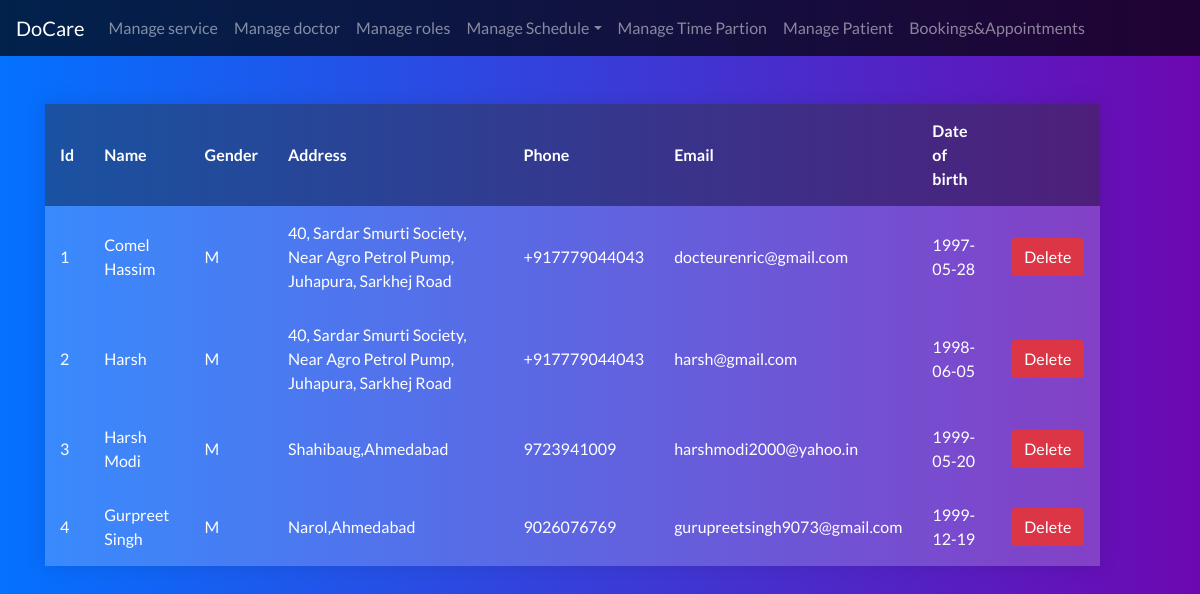
Page /admin/patientManager.php (signed in) on the committed database.
### tables this page shows
CREATE TABLE `patient` (
  `id` int NOT NULL,
  `name` varchar(128) DEFAULT NULL,
  `gender` char(1) DEFAULT NULL,
  `address` text,
  `phone` varchar(15) DEFAULT NULL,
  `date_of_birth` date DEFAULT NULL,
  `email` varchar(128) NOT NULL,
  `username` varchar(256) DEFAULT NULL,
  `password` varchar(256) NOT NULL
);

### includes/autoloader.include.php (called while the page is built, shortened)
<?php
function autoloader($class)
{
$url=$_SERVER['HTTP_HOST'].$_SERVER['REQUEST_URI'];
if(strpos($url,'includes')!==false)
{
	$path='../../classes/';
}
else
{
	$path='../classes/';
	$extension='.class.php';
}
$fullpath = $path.$class.$extension;
}

### classes/dbAccess.class.php (called while the page is built)
<?php
class DbAccess{
	private $host = "localhost";
	private $user = "root";
	private $pwd = "test1234";
	private $dbname = "docare";
	protected function connect()
	{
		try{
		$dsn = 'mysql:host='.$this->host.';dbname='.$this->dbname;
		$pdo = new PDO($dsn,$this->user,$this->pwd);
		$pdo->setAttribute(PDO::ATTR_ERRMODE, PDO::ERRMODE_EXCEPTION);
		$pdo->setAttribute(PDO::ATTR_DEFAULT_FETCH_MODE, PDO::FETCH_ASSOC);
		return $pdo;
		}
		catch(PDOException $e){
			error_log("Database connection error:".$e->getMessage(), 0);
			die("Database connection error:".$e->getMessage());
		}
	}
}

### classes/patient.class.php (called while the page is built, shortened)
<?php
class Patient extends DbAccess{
    private $id,$name,$address,$phone,$date_of_birth,$gender,$email,$password,$username,$table,$pdo;
    public function __construct()
    {
        $this->pdo=$this->connect();
    }
    public function getAll()
    {
        $sql="SELECT * FROM patient ORDER BY id ASC";
        $stmt=$this->pdo->prepare($sql);
        $stmt->execute();
        $result=$stmt->fetchAll();
        if(empty($result))
        {
            return false;
        }else{
            return $result;
        }
    }
}
?>

### admin/patientManager.php (the view, shortened to what this page needs)
<?php
include_once "../includes/autoloader.include.php";
$patient=new Patient();
?>
<!DOCTYPE html>
<html>
<head>
<?
include "header.php";
?>
</head>
<body>
    <div class="container pt-5">
	<table id="serv">
        <thead>
		<th>Id</th><th>Name</th><th>Gender</th><th>Address</th><th>Phone</th><th>Email</th><th>Date of birth</th><th></th>
            </thead>
		<?php
		$patientList=$patient->getAll();
		if($patientList===false)
		{
			echo "No record found!";
		}else{
			foreach ($patientList as $pat) {
			echo "<tr>";
			echo "<td>".$pat['id']."</td>";
			echo "<td>".$pat['name']."</td>";
			echo "<td>".$pat['gender']."</td>";
			echo "<td>".$pat['address']."</td>";
			echo "<td>".$pat['phone']."</td>";
			echo "<td>".$pat['email']."</td>";
			echo "<td>".$pat['date_of_birth']."</td>";
			echo '<td><a href="patientManager.php?delete='.$pat['id'].'"><button type="button" class="btn btn-danger" onclick="return confirm(\'Please confirm deletion\')" >Delete</button></a></td>';
			echo "<tr>";
			}
		}
		 ?>
	</table>
        </div>
</body>
</html>
</html>

### css/admin.css (style rules this page uses)
body { font-family: 'Lato' !important; background: linear-gradient(to right,rgb(4, 113, 255),rgb(109, 8, 177)) !important; box-sizing: border-box !important; color: white; }
*, *:before, *:after { -webkit-box-sizing: border-box; -moz-box-sizing: border-box; box-sizing: border-box; }
table { width: 95%; border-collapse: collapse; overflow: hidden; box-shadow: 0 0 20px rgba(0, 0, 0, 0.1); }
th, td { padding: 15px; background-color: rgba(255, 255, 255, 0.2); color: #fff; }
th { text-align: left; }
thead th { background: rgba(50, 50, 50, 0.45); }
tbody td { position: relative; }

### rows in the picture
patient: id "1", name "Comel Hassim", gender "M", address "40, Sardar Smurti Society, Near Agro Petrol Pump, Juhapura, Sarkhej Road", phone "+917779044043", email "docteurenric@gmail.com", date_of_birth "1997-05-28"
patient: id "2", name "Harsh", gender "M", address "40, Sardar Smurti Society, Near Agro Petrol Pump, Juhapura, Sarkhej Road", phone "+917779044043", email "harsh@gmail.com", date_of_birth "1998-06-05"
patient: id "3", name "Harsh Modi", gender "M", address "Shahibaug,Ahmedabad", phone "9723941009", email "harshmodi2000@yahoo.in", date_of_birth "1999-05-20"
patient: id "4", name "Gurpreet Singh", gender "M", address "Narol,Ahmedabad", phone "9026076769", email "gurupreetsingh9073@gmail.com", date_of_birth "1999-12-19"
